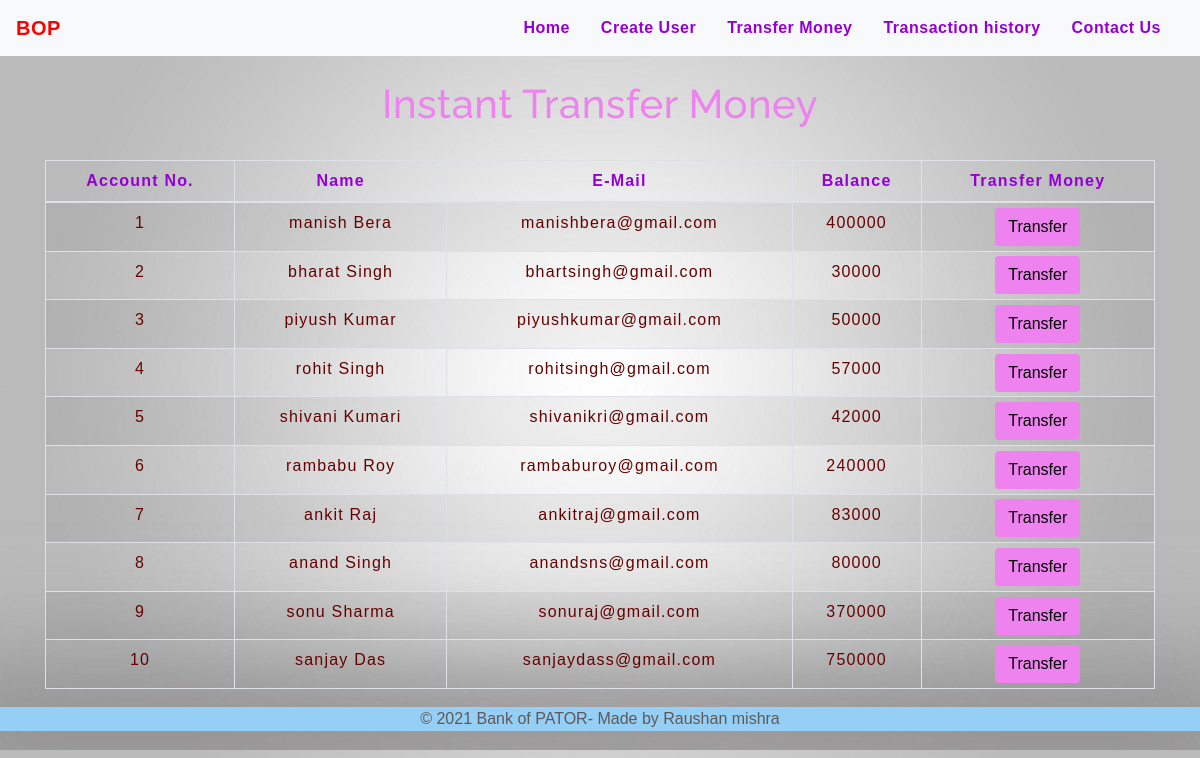
The app's page /transfermoney.php with its own data.
### tables this page shows
CREATE TABLE `users` (
  `id` int(3) NOT NULL,
  `name` text NOT NULL,
  `email` varchar(30) NOT NULL,
  `balance` int(8) NOT NULL
);

### transfermoney.php (the view, shortened to what this page needs)
<!DOCTYPE html>
<html lang="en">
<head>
    <link rel="stylesheet" href="https://maxcdn.bootstrapcdn.com/bootstrap/4.0.0/css/bootstrap.min.css">
    <link rel="stylesheet" type="text/css" href="css/table.css">
    <link rel="stylesheet" type="text/css" href="css/navbar.css">
</head>
<body class= "bg-cover" style="background: url(img/BG3.jpeg) ">
<?php
    include 'config.php';
    $sql = "SELECT * FROM users";
    $result = mysqli_query($conn,$sql);
?>
<?php
  include 'navbar.php';
?>
<div class="container">
        <h2 class="text-center pt-4" style="color : violet;">Instant Transfer Money</h2>
        <br>
            <div class="row">
                <div class="col">
                    <div class="table-responsive-sm">
                    <table class="table table-hover table-sm table-striped table-condensed table-bordered" style="border-color:violet;">
                        <thead style="color : #9400d3;">
                            <tr>
                            <th scope="col" class="text-center py-2">Account No.</th>
                            <th scope="col" class="text-center py-2">Name</th>
                            <th scope="col" class="text-center py-2">E-Mail</th>
                            <th scope="col" class="text-center py-2">Balance</th>
                            <th scope="col" class="text-center py-2">Transfer Money</th>
                            </tr>
                        </thead>
                        <tbody>
                <?php
                    while($rows=mysqli_fetch_assoc($result)){
                ?>
                    <tr style="color : #660000;">
                        <td class="py-2"><?php echo $rows['id'] ?></td>
                        <td class="py-2"><?php echo $rows['name']?></td>
                        <td class="py-2"><?php echo $rows['email']?></td>
                        <td class="py-2"><?php echo $rows['balance']?></td>
                        <td><a href="selecteduserdetail.php?id= <?php echo $rows['id'] ;?>"> <button type="button" class="btn" style="background-color : violet;">Transfer</button></a></td>
                    </tr>
                <?php
                    }
                ?>
                        </tbody>
                    </table>
                    </div>
                </div>
            </div>
         </div>
         <footer class="footer">
        <p> &copy 2021 Bank of PATOR- Made by Raushan mishra</p>
      </footer>
</body>
</html>

### navbar.php (shortened to what this page needs)
<nav class="navbar navbar-expand-md navbar-light bg-light">
<a class="navbar-brand" href="index.php" style="color : #FF0000;"><b>BOP</b></a>
<div class="collapse navbar-collapse" id="collapsibleNavbar">
      <ul class="navbar-nav ml-auto">
        <li class="nav-item">
          <a class="nav-link" href="index.php" style="color :#9400d3;"><b>Home</b></a>
        </li>
        <li class="nav-item">
          <a class="nav-link" href="createuser.php" style="color : #9400d3;"><b>Create User</b></a>
        </li>
        <li class="nav-item">
        <a class="nav-link" href="transfermoney.php" style="color : #9400d3;"><b>Transfer Money </b></a>
        </li>
        <li class="nav-item">
          <a class="nav-link" href="transactionhistory.php" style="color : #9400d3;"><b>Transaction history</b></a>
        </li>
        <li class="nav-item">
          <a class="nav-link" href="contactus.php" style="color : #9400d3;"><b>Contact Us</b></a>
        </li>
    </div>
 </nav>

### css/table.css (style rules this page uses)
* { padding: 0; margin: 0; box-sizing: border-box; font-family: sans-serif; }
h2 { font-size: 40px; }
table { letter-spacing: 1.2px; }
td { text-align: center; }
button { border:none; background: #39556e; transition: 1s; }

### css/navbar.css (style rules this page uses)
.nav-link { margin-right: 15px; color: #4C4B4B; letter-spacing: 0.5px; transition: 0.5s; }
.navbar-brand { color: #4c4b4c; letter-spacing: 0.5px; }
h2 { color: #4C4B4B; letter-spacing: 0.5px; font-family: raleway; }

### transfermoney.php (style rules this page uses)
button { transition: 1.5s; }
.footer { left: 0; bottom: 0; width: 100%; background-color: rgb(149, 207, 245); color: rgb(95, 88, 88); text-align: center; margin-top: 2px; }
.bg-cover { background-size: cover !important; }

### records on screen
users: id "1", name "manish Bera", email "manishbera@gmail.com", balance "400000"
users: id "2", name "bharat Singh", email "bhartsingh@gmail.com", balance "30000"
users: id "3", name "piyush Kumar", email "piyushkumar@gmail.com", balance "50000"
users: id "4", name "rohit Singh", email "rohitsingh@gmail.com", balance "57000"
users: id "5", name "shivani Kumari", email "shivanikri@gmail.com", balance "42000"
users: id "6", name "rambabu Roy", email "rambaburoy@gmail.com", balance "240000"
users: id "7", name "ankit Raj", email "ankitraj@gmail.com", balance "83000"
users: id "8", name "anand Singh", email "anandsns@gmail.com", balance "80000"
users: id "9", name "sonu Sharma", email "sonuraj@gmail.com", balance "370000"
users: id "10", name "sanjay Das", email "sanjaydass@gmail.com", balance "750000"
